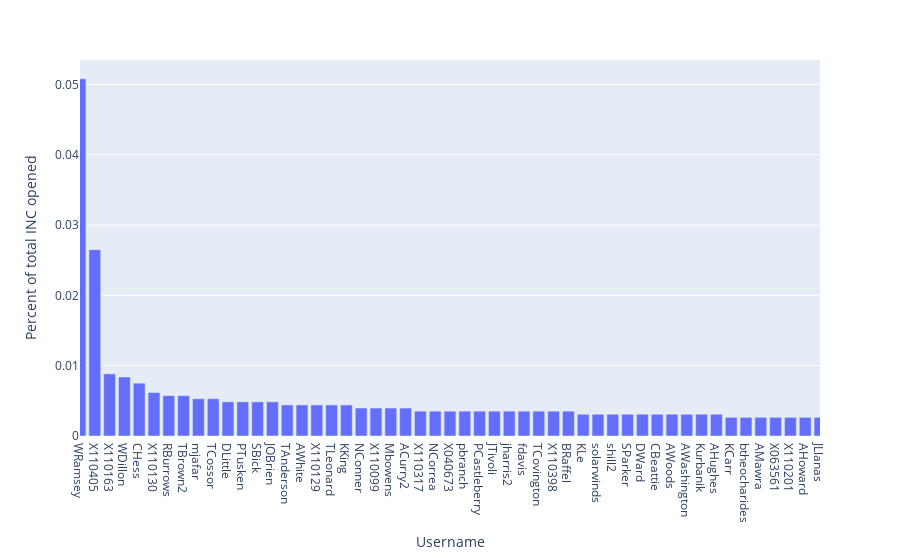

The cell this chart's notebook holds for it:
### Markdown cell above
### Who has opened the most tickets overall? (as a percentage)

### Code cell
# show percentage of tickets by INC-caller
percent = df_main['sys_created_by'].value_counts(normalize=True, ascending=False)

fig = px.bar(percent, x=percent.index,
             y='sys_created_by', labels={'index':'Username', 'sys_created_by':'Percent of total INC opened'})
fig.update_xaxes(range=[0,50])
fig.show()

### Figure 1 — Plotly figure (JSON) as saved in the notebook; plotly's stock layout.template omitted (floating-point values rounded to 4 significant figures; data arrays with more than 128 entries replaced by an {"elided": "..."} marker saying what was removed)
{"data": [{"alignmentgroup": "True", "hovertemplate": "Username=%{x}<br>Percent of total INC opened=%{y}<extra></extra>", "legendgroup": "", "marker": {"color": "#636efa"}, "name": "", "offsetgroup": "", "orientation": "v", "showlegend": false, "textposition": "auto", "type": "bar", "x": {"elided": "900 str values"}, "xaxis": "x", "y": {"elided": "900 float values"}, "yaxis": "y"}], "layout": {"barmode": "relative", "legend": {"tracegroupgap": 0}, "margin": {"t": 60}, "xaxis": {"anchor": "y", "domain": [0, 1], "range": [0, 50], "title": {"text": "Username"}}, "yaxis": {"anchor": "x", "domain": [0, 1], "title": {"text": "Percent of total INC opened"}}}}
